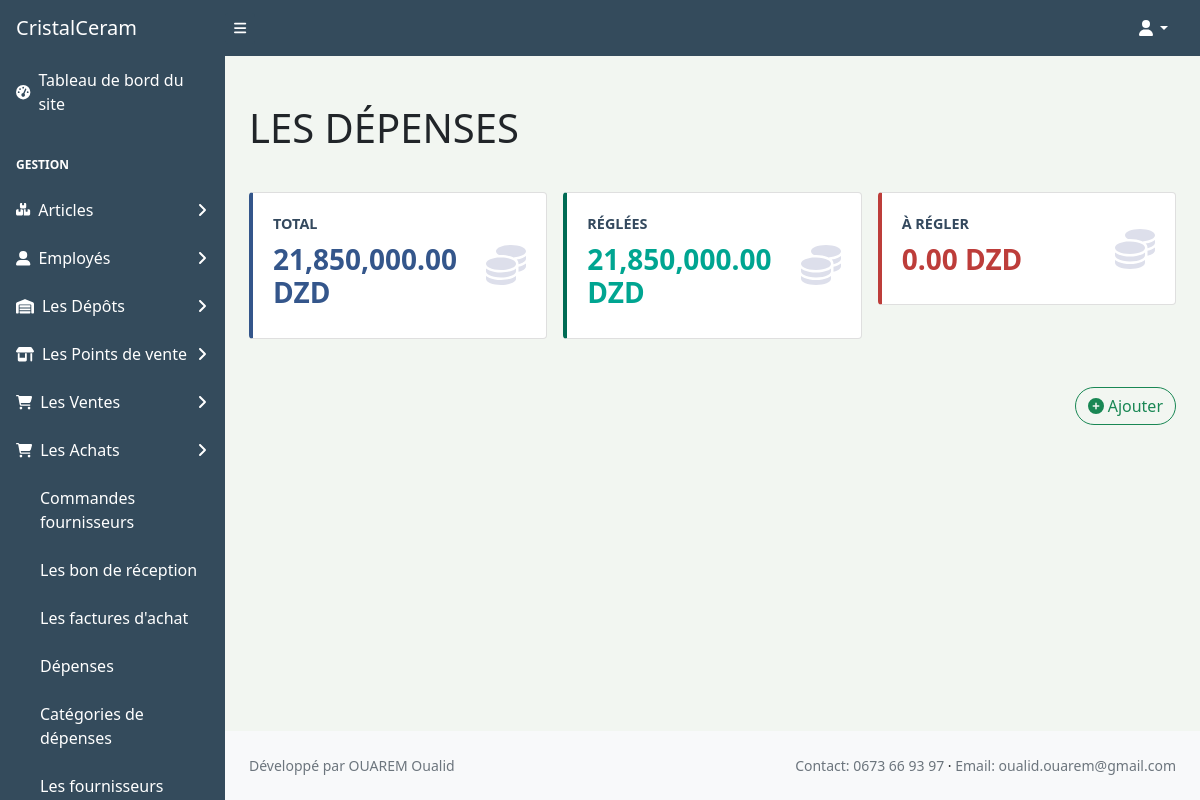
The page /admin/expenses (signed in) on the database its author committed.
### root/models.py (models this page shows, shortened)
class Company(db.Model):
    __tablename__="company"
    id = db.Column(db.Integer, primary_key=True)
    name = db.Column(db.String(256))
    site = db.Column(db.String(100))
    currency = db.Column(db.String(10))
    activity_sector = db.Column(db.String(100))
    users = db.relationship('User', secondary="user_for_company",viewonly=True,
                            primaryjoin="Company.id == foreign(UserForCompany.fk_company_id)",
                            secondaryjoin="and_(User.id == foreign(UserForCompany.fk_user_id), UserForCompany.role!='manager')")
    warehouses = db.relationship('Warehouse', backref="company_warehouses", lazy="subquery")
    stores = db.relationship('Store', backref="company_stores", lazy="subquery")
    addresses = db.relationship('Address', backref="company_addresses", lazy="subquery")
    contacts = db.relationship('Contact', backref="company_contacts", lazy="subquery")
    expenses = db.relationship('Expense', backref="company_expenses", lazy="subquery")
    '''
        FACTURES RÉGLÉES
    '''
    ad_purchase_invoices = db.relationship('Invoice', secondary="order",
                                           viewonly = True,
                                        primaryjoin="foreign(Invoice.fk_company_id) == Company.id",
                                        secondaryjoin='and_('
                                                      '   and_('
                                                      '     and_(foreign(Order.fk_company_id) == foreign(Invoice.fk_company_id),'
                                                      '     foreign(Invoice.fk_order_id) == Order.id),'
                                                      '   Order.category=="achat"), Invoice.rest_expenses == 0)')
    """
    MONTANT NON RÉGLÉES
    """
    not_ad_purchase_invoices = db.relationship('Invoice', secondary="order",
                                               viewonly=True,
                                                primaryjoin="foreign(Invoice.fk_company_id) == Company.id",
                                                secondaryjoin='and_('
                                                         '   and_('
                                                         '     and_(foreign(Order.fk_company_id) == foreign(Invoice.fk_company_id),'
                                                         '     foreign(Invoice.fk_order_id) == Order.id),'
                                                         '   Order.category=="achat"), Invoice.rest_expenses > 0)    ')
    def repr(self, columns=None):
        _dict={
            'id':self.id,
            'name':self.name,
            'site':self.site,
            'contacts' : [contact.value for contact in self.contacts] if self.contacts else [],
            'addresses': [adr.label for adr in self.addresses] if self.addresses else [],
            'adjusted_invoices':self.adjusted_invoices if self.adjusted_invoices else 0,
            'rest_to_adjust':self.rest_to_adjust if self.rest_to_adjust else 0,
            'total': self.total if self.total else 0
        }
        return {key:_dict[key] for key in columns} if columns else _dict

### root/admin/routes.py (the view, shortened to what this page needs)
@admin_bp.get('/expenses')
@admin_bp.post('/expenses')
@login_required
def expenses():
    session['endpoint'] = "purchase"
    _suppliers = Supplier.query.filter_by(fk_company_id=UserForCompany.query.filter_by(role="manager").filter_by(
        fk_user_id=current_user.id).first().fk_company_id)
    if not _suppliers.all():
        flash('Veuillez ajouter tous les fournisseurs', 'warning')
    company = UserForCompany.query.filter_by(role="manager").filter_by(fk_user_id=current_user.id).first()
    if not ExpenseCategory.query.filter_by(fk_company_id=company.fk_company_id).all():
        flash('Veuillez ajouter toutes les catégories de dépense que vous avez besoins', 'warning')
    _expenses = Expense.query.filter_by(fk_company_id=company.fk_company_id).all()
    liste = list()
    if _expenses:
        indexe = 1
        for expense in _expenses:
            _dict = expense.repr()
            _dict.update(
                {
                    'indexe': indexe
                }
            )
            liste.append(_dict)
            indexe += 1
    form = ExpenseForm()
    _company = Company.query.get(company.fk_company_id)
    return render_template('admin/expenses.html',
                           item=_company.repr(['adjusted_invoices', 'total', 'rest_to_adjust']),
                           liste=liste, form=form)

### root/admin/routes.py (called while the page is built)
@admin_bp.before_request
def admin_before_request():
    session['role'] = "Manager"
    if current_user.is_authenticated:
        user = UserForCompany.query.filter_by(role="manager").filter_by(fk_user_id=current_user.id).first()
        if not user:
            return render_template('errors/401.html')

### root/models.py (called while the page is built)
@login_manager.user_loader
def user_loader(user_id):
    return User.query.get_or_404(user_id)

    def repr(self, columns=None):
        _dict = {
            'id':self.id,
            'label':self.label,
            'amount':'{:,.2f}'.format(self.amount),
            'date':self.created_at,
            'category':ExpenseCategory.query.get(self.fk_category_id).label,
        }
        return {key:_dict[key] for key in columns} if columns else _dict

    def __repr__(self):
        return f'{self.id}-- {self.label}'

### root/templates/admin/expenses.html (shortened to what this page needs)
{% extends "layouts/admin_layout.html" %}
{% block additional_styles %}
    <link rel="stylesheet" href='{{url_for("static", filename="css/colors.css")}}'>
    <link rel="stylesheet" href="{{ url_for('static', filename='dist/theme/mermaid.css') }}">
    <link rel="stylesheet" href="{{ url_for('static', filename='css/select2.min.css')}}">
    <link rel="stylesheet" href="{{ url_for('static', filename='css/select2-bootstrap-5.min.css')}}">
{% endblock %}
{% block main_tag %}
    <div class="row g-3 mb-4 mt-4">
        <div class="col-md">
            <div class="card"  style="border-left: 0.25em solid #34568B;">
                <div class="card-body">
                    <div class="row p-1 align-items-center justify-content-between">
                        <div class="col-md">
                            <div class="text-small text-color text-upper-case fw-bold mb-2">
                                total
                            </div>
                            <div class="h3 text-color-classic-blue fw-bold">
                                {{ '{:,.2f}'.format(item['total']+item['rest_to_adjust'])  }} DZD
                            </div>
                        </div>
                        <div class="col-auto mr-4">
                            <span class="h1 text-color-grey">
                                <i class="fa-solid fa-coins"></i>
                            </span>
                        </div>
                    </div>
                </div>
            </div>
        </div>
        <div class="col-md">
            <div class="card border-left-produit">
                <div class="card-body">
                    <div class="row p-1 align-items-center justify-content-between">
                        <div class="col-md">
                            <div class="text-small text-color text-upper-case fw-bold mb-2">
                                réglées
                            </div>
                            <div class="h3 text-color-arcadia fw-bold">
                                 {{ '{:,.2f}'.format(item['total']) }} DZD
                            </div>
                        </div>
                        <div class="col-auto mr-4">
                            <span class="h1 text-color-grey">
                                <i class="fa-solid fa-coins"></i>
                            </span>
                        </div>
                    </div>
                </div>
            </div>
        </div>
        <div class="col-md">
            <div class="card border-left-supplier">
                <div class="card-body">
                    <div class="row p-1 align-items-center justify-content-between">
                        <div class="col-md">
                            <div class="text-small text-color text-upper-case fw-bold mb-2">
                                à régler
                            </div>
                            <div class="h3 text-color-valiant fw-bold">
                                {{ '{:,.2f}'.format(item['rest_to_adjust']) }} DZD
                            </div>
                        </div>
                        <div class="col-auto mr-4">
                            <span class="h1 text-color-grey">
                                <i class="fa-solid fa-coins"></i>
                            </span>
                        </div>
                    </div>
                </div>
            </div>
        </div>
    </div>
    <div class="row mt-5">
        <div class="col">
            <div class="position-static" style="text-align: right;  z-index: 2;">
                <button role="button" class="btn btn-outline-success rounded rounded-pill"  data-bs-toggle="modal" data-bs-target="#NouvelleDepense">
                    <i class="fa fa-circle-plus"></i>
                       Ajouter
                </button>
            </div>
        </div>
    </div>
{% endblock %}
{% block actual_title %}
    Les dépenses
{% endblock %}

### root/static/css/colors.css (style rules this page uses)
.text-color-grey { color: #dddfeb!important; }
.text-color { color: #34495e; }
.border-left-supplier { border-left: .25em solid #BD3D3A ; }
.text-color-arcadia { color: #00A591!important; }
.text-color-valiant { color: #BD3D3A!important; }
.text-color-classic-blue { color: #34568B!important; }
.border-left-produit { border-left: .25em solid #006B54; }
.text-upper-case { text-transform: uppercase!important; }
.text-small { font-size: .9em; }
.fw-bold { font-weight: 600!important; }

### root/templates/layouts/admin_layout.html (style rules this page uses)
body { background-color: #F2F6F1; }

### rows shown on the page
Company: item['total']+item['rest_to_adjust'] "21,850,000.00", total "21,850,000.00"

### other values the page prints
{{ '{:,.2f}'.format(item['rest_to_adjust']) }} "0.00"
